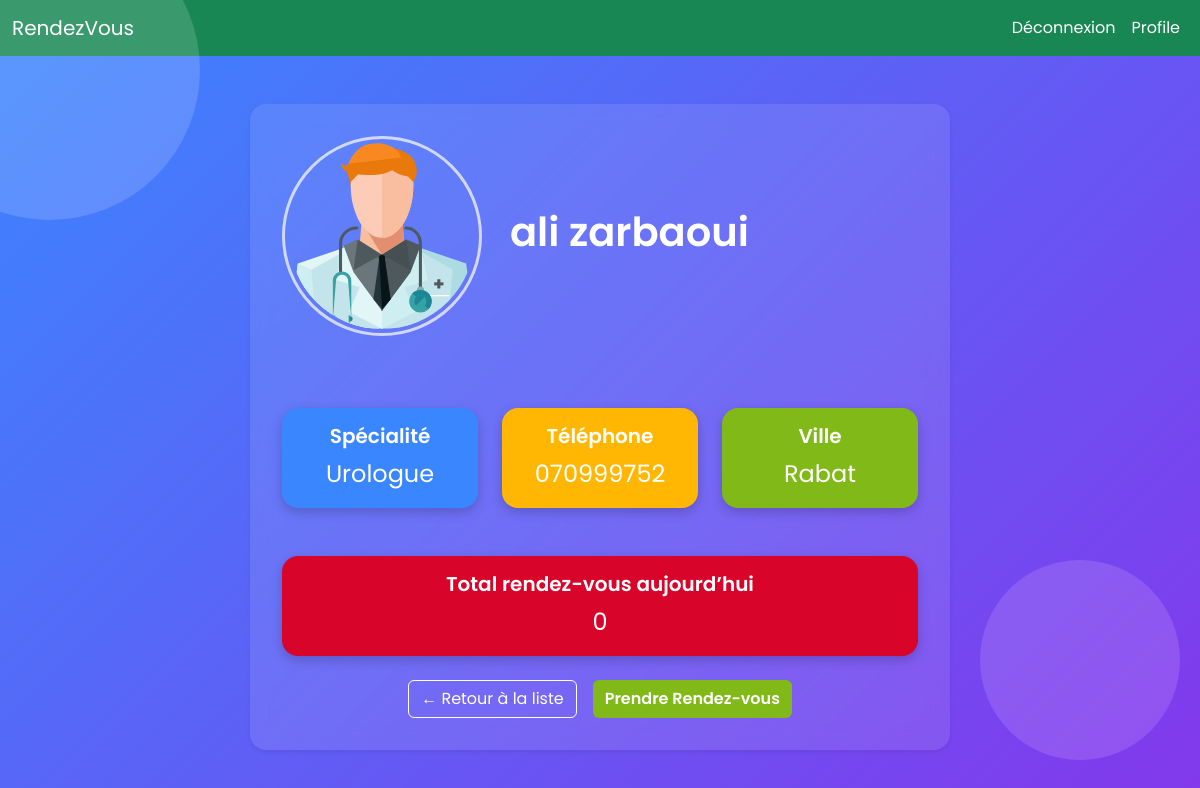
Page /profile.php?id=44 (signed in) on the committed database.
### tables this page shows
CREATE TABLE `docteurs` (
  `id` int NOT NULL,
  `nom` varchar(200) DEFAULT NULL,
  `tel` varchar(200) DEFAULT NULL,
  `specialites_id` int DEFAULT NULL,
  `ville_id` int DEFAULT NULL,
  `user_id` int DEFAULT NULL
);

CREATE TABLE `specialites` (
  `id` int NOT NULL,
  `nom` varchar(200) DEFAULT NULL
);

CREATE TABLE `ville` (
  `id` int NOT NULL,
  `nom` varchar(200) DEFAULT NULL
);

### profile.php (the view, shortened to what this page needs)
<?php
include "db.php";
include "nav.php";
$id = $_GET['id'];
$hasRdvToday = false;
$stmt = $pdo->prepare("SELECT d.id, d.tel AS tel, d.nom AS nom, s.nom AS specialite, v.nom AS ville
    FROM docteurs d
    JOIN ville v ON d.ville_id = v.id
    JOIN specialites s ON s.id = d.specialites_id
    WHERE d.id = ?
");
$stmt->execute([$id]);
$doctors = $stmt->fetch();
$renderStmt = $pdo->query("SELECT count(*) as s FROM `rendezvous` WHERE  `docteurs_id` = $id AND state != 'Annulée' and date BETWEEN concat(CURRENT_DATE(),' 00:00:00') AND concat(CURRENT_DATE(),' 23:59:59')");
$renderV = $renderStmt->fetch();
?>
<!DOCTYPE html>
<html lang="fr">
<head><meta charset="UTF-8" /><title>Profil Docteur</title><meta name="viewport" content="width=device-width, initial-scale=1" />
<link rel="stylesheet" href="css/bootstrap.min.css">
</head>
<body>
  <div class="background-shape shape1"></div>
  <div class="background-shape shape2"></div>
  <div class="container py-5">
    <div class="card card-glass shadow-sm rounded-4">
      <div class="row g-5 align-items-center">
        <div class="col-md-4 text-center">
          <img src="doctor-svgrepo-com (2).svg" alt="Photo docteur" class="doctor-img" />
        </div>
        <div class="col-md-8">
          <h1><?= htmlspecialchars($doctors['nom']) ?></h1>
        </div>
      </div>
      <div class="row g-4 mt-5 text-center">
        <div class="col-md-4">
          <div class="info-card info-primary">
            <h5>Spécialité</h5>
            <p><?= htmlspecialchars($doctors['specialite']) ?></p>
          </div>
        </div>
        <div class="col-md-4">
          <div class="info-card info-warning">
            <h5>Téléphone</h5>
            <p><?= htmlspecialchars($doctors['tel']) ?></p>
          </div>
        </div>
        <div class="col-md-4">
          <div class="info-card info-success">
            <h5>Ville</h5>
            <p><?= htmlspecialchars($doctors['ville']) ?></p>
          </div>
        </div>
      </div>
      <div class="row mt-5">
        <div class="col-12">
          <div class="info-card info-danger mb-4">
            <h5>Total rendez-vous aujourd’hui</h5>
            <p><?= htmlspecialchars($renderV['s']) ?></p>
          </div>
          <div class="d-flex flex-wrap gap-3 justify-content-center">
            <a href="patient.php" class="btn btn-outline-light">
              ← Retour à la liste
            </a>
            <?php $disableBtn = $hasRdvToday || $renderV['s'] >= 20; ?>
            <button type="button" class="btn btn-success"
                    name="rdvModal"
                    data-bs-toggle="modal"
                    data-bs-target="#rdvModal"
                    <?= $disableBtn ? 'disabled' : '' ?>>
              Prendre Rendez-vous
            </button>
          </div>
        </div>
      </div>
    </div>
  </div>
</body>
</html>

### profile.php (style rules this page uses)
body { font-family: 'Poppins', sans-serif; margin: 0; padding: 0; min-height: 100vh; background: linear-gradient(135deg, #3a86ff, #8338ec); overflow-x: hidden; position: relative; color: white; }
.background-shape { position: absolute; border-radius: 50%; opacity: 0.15; z-index: 0; animation: float 6s ease-in-out infinite; }
.shape1 { width: 300px; height: 300px; top: -80px; left: -100px; background: #ffffff; }
.shape2 { width: 200px; height: 200px; bottom: 40px; right: 20px; background: #ffd6ff; animation-delay: 2s; }
.container { position: relative; z-index: 1; }
.card-glass { background: rgba(255, 255, 255, 0.1); border: none; border-radius: 1.5rem; backdrop-filter: blur(10px); box-shadow: 0 8px 30px rgba(0, 0, 0, 0.2); padding: 2rem; color: white; max-width: 700px; margin: auto; }
.doctor-img { width: 200px; height: 200px; object-fit: cover; border-radius: 50%; border: 3px solid rgba(255 255 255 / 0.7); padding: 0.25rem; }
h1, h3 { font-weight: 600; }
.info-card { background: rgba(255 255 255 / 0.15); border-radius: 1rem; box-shadow: 0 4px 12px rgb(0 0 0 / 0.2); padding: 1rem 0; text-align: center; transition: background-color 0.3s ease; cursor: default; }
.info-card h5 { margin-bottom: 0.5rem; font-weight: 600; color: #fff; }
.info-card p { font-size: 1.5rem; margin: 0; color: #fff; }
.info-primary { background-color: #3a86ff; }
.info-warning { background-color: #ffb703; }
.info-success { background-color: #80b918; }
.info-danger { background-color: #d90429; }
.btn-outline-light { color: white; border-color: white; transition: background-color 0.3s ease, color 0.3s ease; }
.btn-success { background-color: #80b918; border: none; font-weight: 600; transition: background-color 0.3s ease; }

### rows in the picture
docteurs: nom "ali zarbaoui", specialites.nom "Urologue", tel "070999752", ville.nom "Rabat"

### other values in the picture
$renderV['s'] "0"
